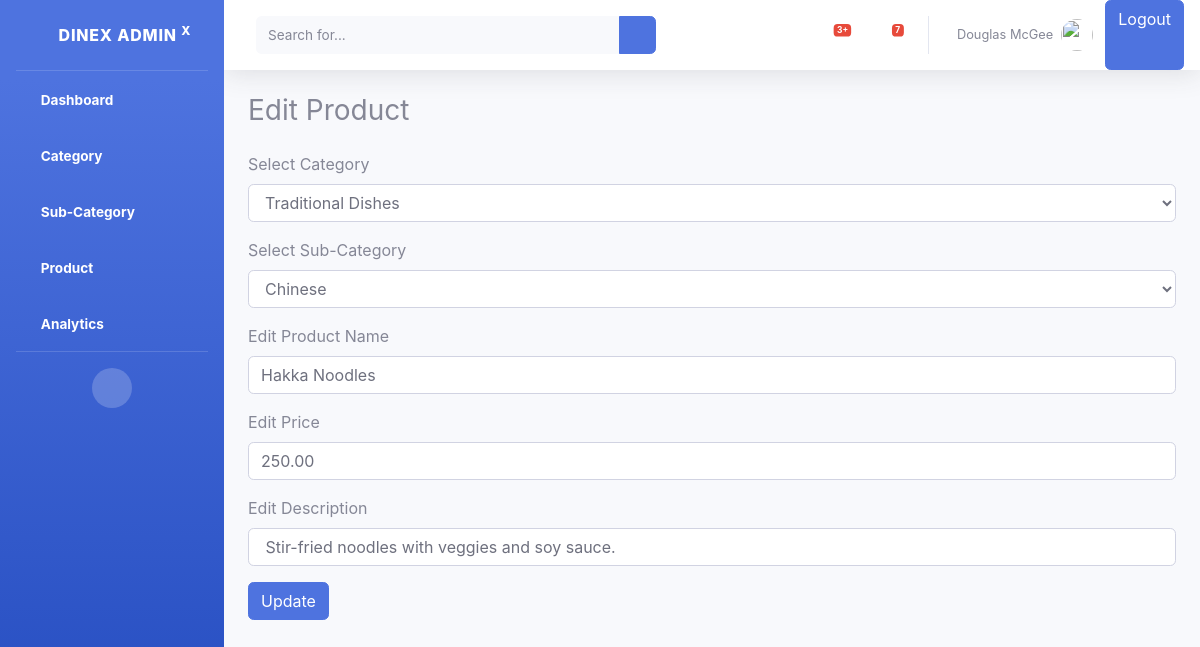
The app's page /edit-product/32/ (signed in) with its own data.
### foodapp/models.py (models this page shows, shortened)
class Product(models.Model):
    category= models.ForeignKey(Category,on_delete=models.CASCADE)
    sub_category = models.ForeignKey(SubCategory,on_delete=models.CASCADE,null=True,blank=True)
    prod_name = models.CharField(max_length=100)
    description = models.TextField()
    price = models.DecimalField(max_digits=10,decimal_places=2)
    created_at = models.DateTimeField(auto_now_add=True)

class Category(models.Model):
    category_name = models.CharField(max_length=200,unique=True)

class SubCategory(models.Model):
    category = models.ForeignKey(Category,on_delete=models.CASCADE,related_name="subcategories")
    sub_category_name = models.CharField(max_length=100, unique=True)

### foodapp/views.py (the view, shortened to what this page needs)
# urls.py: path('edit-product/<int:product_id>/',edit_product,name="edit_product"),
def edit_product(request,product_id):
    product = Product.objects.get(id=product_id)
    categories = Category.objects.all()
    sub_categories = SubCategory.objects.filter(category = product.category)
    return render(request,"product/editproduct.html",
                  context={"product":product,"categories":categories,"sub_categories":sub_categories})

### foodapp/templates/product/editproduct.html (shortened to what this page needs)
{% include 'commans/header.html' %}
<div class="container mt-4">
    <h3 class="mb-4">Edit Product</h3>
    <form method="POST">
        <div class="form-group">
            <label for="categorySelect">Select Category</label>
            <select name="category" id="categorySelect" class="form-control">
                {% for category in categories %}
                <option value="{{ category.id }}" {% if category.id == product.category.id %}selected{% endif %}>
                    {{ category.category_name }}
                </option>
                {% endfor %}
            </select>
        </div>
         <div class="form-group">
            <label for="categorySelect">Select Sub-Category</label>
            <select name="sub_category" id="categorySelect" class="form-control">
               {% for sub_category in sub_categories%}
                <option value="{{ sub_category.id }}" {% if sub_category.id == product.sub_category.id %}selected{% endif %}>
                    {{ sub_category.sub_category_name }}
                </option>
               {%endfor%}
            </select>
        </div>
        <div class="form-group">
            <label for="inputProdName">Edit Product Name</label>
            <input type="text" name="product_name" class="form-control" id="inputProdName"
                value="{{product.prod_name}} " placeholder="Edit Product Name" required>
        </div>
        <div class="form-group">
            <label for="inputPricee">Edit Price</label>
            <input type="text" name="product_price" class="form-control" id="inputPrice"
                value="{{product.price}} " placeholder="Edit Price" required>
        </div>
        <div class="form-group">
            <label for="inputDescription">Edit Description</label>
            <input type="text" name="product_description" class="form-control" id="inputDescription"
                value="{{product.description}} " placeholder="Edit Price">
        </div>
        <button type="submit" class="btn btn-primary">Update</button>
    </form>
</div>
{% include 'commans/footer.html' %}

### records on screen
Product: category "Traditional Dishes", sub_category "Chinese", product_name "Hakka Noodles", product_price "250.00", product_description "Stir-fried noodles with veggies and soy sauce."
